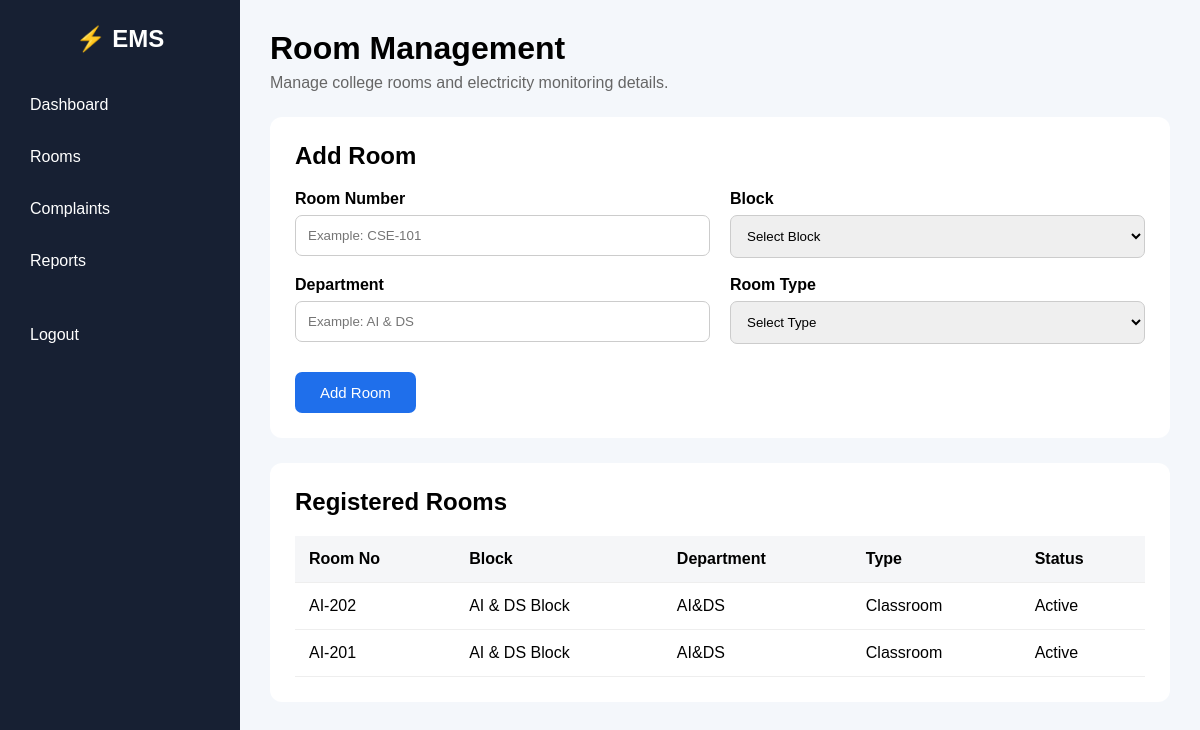
Screenshot of /rooms with the database file from the repository.
### tables this page shows
CREATE TABLE rooms (
            id INTEGER PRIMARY KEY AUTOINCREMENT,
            room_no TEXT NOT NULL,
            block TEXT NOT NULL,
            department TEXT NOT NULL,
            room_type TEXT NOT NULL,
            status TEXT DEFAULT 'Active'
        );

### app.py (the view)
@app.route("/rooms")
def rooms():
    conn = get_db()
    rooms = conn.execute(
        "SELECT * FROM rooms ORDER BY id DESC"
    ).fetchall()
    conn.close()
    return render_template(
        "rooms.html",
        rooms=rooms
    )

### app.py (called while the page is built)
def get_db():
    conn = sqlite3.connect(DATABASE)
    conn.row_factory = sqlite3.Row
    return conn

### templates/rooms.html (shortened to what this page needs)
<!DOCTYPE html>
<html lang="en">
<head>
    <link rel="stylesheet"
          href="{{ url_for('static', filename='css/style.css') }}">
</head>
<body>
<div class="dashboard">
    <aside class="sidebar">
        <h2>⚡ EMS</h2>
        <a href="/dashboard">Dashboard</a>
        <a href="/rooms">Rooms</a>
        <a href="/complaints">Complaints</a>
        <a href="/reports">Reports</a>
        <a href="/" class="logout">Logout</a>
    </aside>
    <main class="main-content">
        <div class="topbar">
            <h1>Room Management</h1>
            <p>Manage college rooms and electricity monitoring details.</p>
        </div>
        <section class="panel">
            <h2>Add Room</h2>
            <form class="room-form" action="/add_room" method="POST">
                <div class="form-row">
                    <div>
                        <label>Room Number</label>
                        <input type="text"
       name="room_no"
       placeholder="Example: CSE-101"
       required>
                    </div>
                    <div>
                        <label>Block</label>
                        <select name="block" required>
                            <option value="">Select Block</option>
                        </select>
                    </div>
                </div>
                <div class="form-row">
                    <div>
                        <label>Department</label>
                        <input type="text"
                               name="department"
                               placeholder="Example: AI & DS"
                               required>
                    </div>
                    <div>
                        <label>Room Type</label>
                        <select name="room_type" required>
                            <option value="">Select Type</option>
                        </select>
                    </div>
                </div>
                <button type="submit" class="primary-btn">
                    Add Room
                </button>
            </form>
        </section>
        <section class="panel room-list">
            <h2>Registered Rooms</h2>
            <table>
                <thead>
                    <tr>
                        <th>Room No</th>
                        <th>Block</th>
                        <th>Department</th>
                        <th>Type</th>
                        <th>Status</th>
                    </tr>
                </thead>
                <tbody>
{% for room in rooms %}
<tr>
    <td>{{ room["room_no"] }}</td>
    <td>{{ room["block"] }}</td>
    <td>{{ room["department"] }}</td>
    <td>{{ room["room_type"] }}</td>
    <td>{{ room["status"] }}</td>
</tr>
{% else %}
<tr>
    <td colspan="5">
        No rooms registered yet.
    </td>
</tr>
{% endfor %}
</tbody>
            </table>
        </section>
    </main>
</div>
</body>
</html>

### static/css/style.css (style rules this page uses)
* { margin: 0; padding: 0; box-sizing: border-box; font-family: Arial, sans-serif; }
body { min-height: 100vh; background: #f4f7fb; }
.dashboard { display: flex; min-height: 100vh; }
.sidebar { width: 240px; background: #172033; color: white; padding: 25px 15px; }
.sidebar h2 { text-align: center; margin-bottom: 30px; }
.sidebar a { display: block; color: white; text-decoration: none; padding: 13px 15px; margin-bottom: 8px; border-radius: 7px; }
.sidebar .logout { margin-top: 30px; }
.main-content { flex: 1; padding: 30px; background: #f4f7fb; }
.topbar { margin-bottom: 25px; }
.topbar h1 { margin-bottom: 7px; }
.topbar p { color: #666; }
.panel { background: white; padding: 25px; border-radius: 12px; }
.panel h2 { margin-bottom: 20px; }
table { width: 100%; border-collapse: collapse; }
th, td { padding: 14px; text-align: left; border-bottom: 1px solid #eee; }
th { background: #f5f6f8; }
.room-form { margin-top: 20px; }
.form-row { display: grid; grid-template-columns: 1fr 1fr; gap: 20px; margin-bottom: 18px; }
.room-form label { display: block; margin-bottom: 7px; font-weight: bold; }
.room-form input, .room-form select { width: 100%; padding: 12px; border: 1px solid #ccc; border-radius: 7px; }
.primary-btn { margin-top: 10px; padding: 12px 25px; border: none; border-radius: 7px; background: #1f6feb; color: white; cursor: pointer; font-size: 15px; }
.room-list { margin-top: 25px; }

### rows the page displays
rooms: room_no "AI-202", block "AI & DS Block", department "AI&DS", room_type "Classroom", status "Active"
rooms: room_no "AI-201", block "AI & DS Block", department "AI&DS", room_type "Classroom", status "Active"
